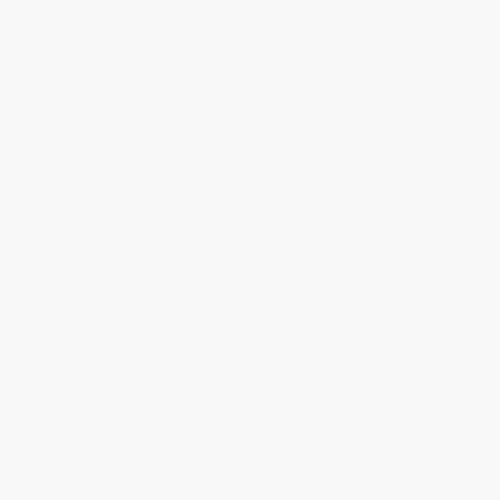
Frame 1 (no input)
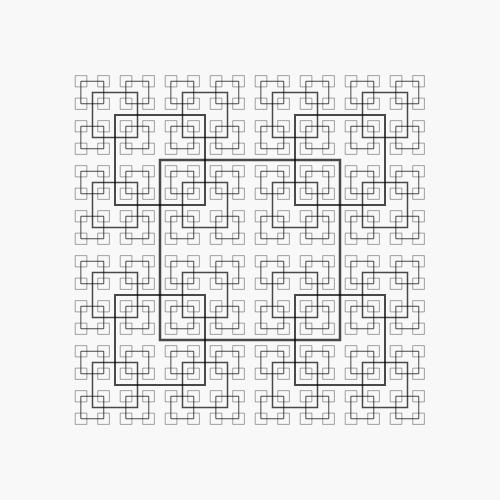
Frame 60 (no input)
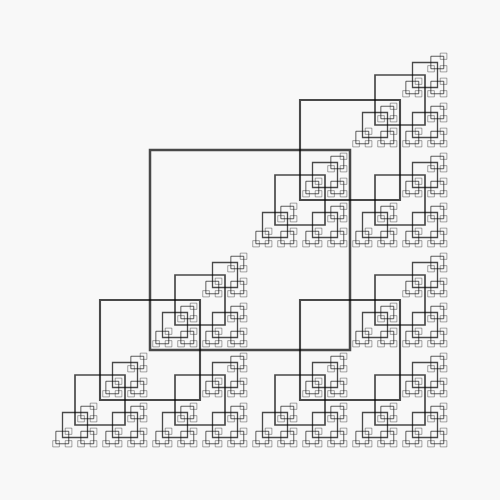
Frame 120 (the mouse pressed at the canvas centre since frame 60)

The p5.js sketch that drew these frames (run headless with seeded random() and noise() and a simulated clock; from frame 60 on, the mouse is pressed at the canvas centre):

// p5.js sketch
// ── sketch.js
const presets = [
  {
    name: "Square: 4 Corners (Design 1)",
    shapeType: "square",
    depth: 5,
    baseSize: 180,
    rules: [
      { tx: 0.5, ty: 0.5, scale: 0.5, rot: 0 },
      { tx: -0.5, ty: 0.5, scale: 0.5, rot: 0 },
      { tx: 0.5, ty: -0.5, scale: 0.5, rot: 0 },
      { tx: -0.5, ty: -0.5, scale: 0.5, rot: 0 }
    ]
  },
  {
    name: "Square: 3 Corners (Design 4)",
    shapeType: "square",
    depth: 6,
    baseSize: 200,
    rules: [
      { tx: 0.5, ty: 0.5, scale: 0.5, rot: 0 },
      { tx: -0.5, ty: 0.5, scale: 0.5, rot: 0 },
      { tx: 0.5, ty: -0.5, scale: 0.5, rot: 0 }
    ]
  },
  {
    name: "Square: Corner Spiral",
    shapeType: "square",
    depth: 14,
    baseSize: 160,
    rules: [
      { tx: 0.5, ty: 0.5, scale: 0.85, rot: Math.PI / 8 }
    ]
  },
  {
    name: "Square: Twin Spiral (Design 3)",
    shapeType: "square",
    depth: 10,
    baseSize: 150,
    rules: [
      { tx: 0.5, ty: 0.5, scale: 0.7, rot: Math.PI / 10 },
      { tx: -0.5, ty: -0.5, scale: 0.7, rot: Math.PI / 10 }
    ]
  },
  {
    name: "Square: Edge Connect",
    shapeType: "square",
    depth: 5,
    baseSize: 160,
    rules: [
      { tx: 0.5, ty: 0, scale: 0.45, rot: Math.PI / 4 },
      { tx: -0.5, ty: 0, scale: 0.45, rot: Math.PI / 4 },
      { tx: 0, ty: 0.5, scale: 0.45, rot: Math.PI / 4 },
      { tx: 0, ty: -0.5, scale: 0.45, rot: Math.PI / 4 }
    ]
  },
  {
    name: "Triangle: Sierpinski (Design 1)",
    shapeType: "triangle",
    depth: 6,
    baseSize: 250,
    rules: [
      { tx: 0, ty: -0.577, scale: 0.5, rot: 0 },
      { tx: 0.5, ty: 0.288, scale: 0.5, rot: 0 },
      { tx: -0.5, ty: 0.288, scale: 0.5, rot: 0 }
    ]
  },
  {
    name: "Triangle: Outer Spiral",
    shapeType: "triangle",
    depth: 7,
    baseSize: 200,
    rules: [
      { tx: 0, ty: -0.577, scale: 0.45, rot: Math.PI / 6 },
      { tx: 0.5, ty: 0.288, scale: 0.45, rot: Math.PI / 6 },
      { tx: -0.5, ty: 0.288, scale: 0.45, rot: Math.PI / 6 }
    ]
  },
  {
    name: "Triangle: Twin Swirl (Design 4)",
    shapeType: "triangle",
    depth: 12,
    baseSize: 180,
    rules: [
      { tx: 0.5, ty: 0.288, scale: 0.8, rot: Math.PI / 6 },
      { tx: -0.5, ty: 0.288, scale: 0.8, rot: Math.PI / 6 }
    ]
  },
  {
    name: "Triangle: Hexa Branch",
    shapeType: "triangle",
    depth: 5,
    baseSize: 150,
    rules: [
      { tx: 0, ty: -0.577, scale: 0.4, rot: Math.PI },
      { tx: 0.5, ty: 0.288, scale: 0.4, rot: Math.PI },
      { tx: -0.5, ty: 0.288, scale: 0.4, rot: Math.PI },
      { tx: 0, ty: 0.577, scale: 0.4, rot: 0 },
      { tx: -0.5, ty: -0.288, scale: 0.4, rot: 0 },
      { tx: 0.5, ty: -0.288, scale: 0.4, rot: 0 }
    ]
  }
];

let currentPresetIndex = 0;
let shapes = [];
let drawingProgress = 0;

function setup() {
  createCanvas(500, 500);
  loadPreset(currentPresetIndex);
}


function applyPreset(preset, x, y, s, a, depth) {
  if (depth <= 0 || s < 2 || shapes.length > 15000) return;
  
  shapes.push({ type: preset.shapeType, x, y, s, a, depth, maxDepth: preset.depth });

  for (let rule of preset.rules) {
    // Relative coordinates
    let localX = rule.tx * s;
    let localY = rule.ty * s;
    
    // Rotate relative to current angle 'a'
    let rx = localX * cos(a) - localY * sin(a);
    let ry = localX * sin(a) + localY * cos(a);
    
    let nextX = x + rx;
    let nextY = y + ry;
    let nextS = s * rule.scale;
    let nextA = a + rule.rot;
    
    applyPreset(preset, nextX, nextY, nextS, nextA, depth - 1);
  }
}

function loadPreset(index) {
  let preset = presets[index];
  shapes = [];
  
  let cx = width / 2;
  let cy = height / 2;
  
  applyPreset(preset, cx, cy, preset.baseSize, 0, preset.depth);
  
  // Sort shapes by depth descending (base shapes drawn first)
  shapes.sort((a, b) => b.depth - a.depth);
  drawingProgress = 0;
  
  let nameEl = document.getElementById('preset-name');
  if (nameEl) {
    nameEl.innerText = `${index + 1}/${presets.length} - ${preset.name}`;
  }
}

function draw() {
  background(248);
  
  // Draw shapes up to drawingProgress
  stroke(0, 180);
  noFill();
  
  let drawCount = min(floor(drawingProgress), shapes.length);
  for(let i=0; i<drawCount; i++) {
    let sh = shapes[i];
    push();
    translate(sh.x, sh.y);
    rotate(sh.a);
    
    // Stroke weight based on generation depth
    let weight = map(sh.depth, 1, sh.maxDepth, 0.5, 2.5);
    strokeWeight(weight);
    
    if (sh.type === 'square') {
      rectMode(CENTER);
      rect(0, 0, sh.s, sh.s);
    } else if (sh.type === 'triangle') {
      let r = sh.s / sqrt(3);
      triangle(
        0, -r,
        sh.s/2, r/2,
        -sh.s/2, r/2
      );
    }
    pop();
  }
  
  if (drawingProgress < shapes.length) {
    drawingProgress += max(2, shapes.length / 50); // Finish drawing within roughly 50 frames
  }
}

function mousePressed() {
  currentPresetIndex = (currentPresetIndex + 1) % presets.length;
  loadPreset(currentPresetIndex);
}
